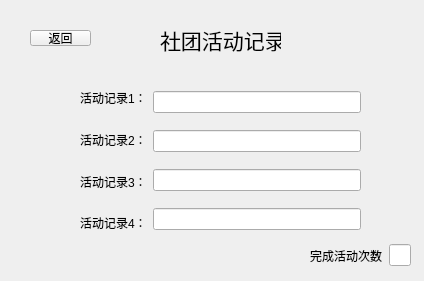
<?xml version="1.0" encoding="UTF-8"?>
<ui version="4.0">
 <class>StuActiRec</class>
 <widget class="QWidget" name="StuActiRec">
  <property name="geometry">
   <rect>
    <x>0</x>
    <y>0</y>
    <width>424</width>
    <height>281</height>
   </rect>
  </property>
  <property name="windowTitle">
   <string>Form</string>
  </property>
  <widget class="QLabel" name="mainlabel">
   <property name="geometry">
    <rect>
     <x>160</x>
     <y>20</y>
     <width>121</width>
     <height>41</height>
    </rect>
   </property>
   <property name="text">
    <string>&lt;html&gt;&lt;head/&gt;&lt;body&gt;&lt;p align=&quot;center&quot;&gt;&lt;span style=&quot; font-size:16pt;&quot;&gt;社团活动记录&lt;/span&gt;&lt;/p&gt;&lt;/body&gt;&lt;/html&gt;</string>
   </property>
  </widget>
  <widget class="QPushButton" name="exitButton">
   <property name="geometry">
    <rect>
     <x>30</x>
     <y>30</y>
     <width>61</width>
     <height>16</height>
    </rect>
   </property>
   <property name="text">
    <string>返回</string>
   </property>
  </widget>
  <widget class="QWidget" name="layoutWidget">
   <property name="geometry">
    <rect>
     <x>80</x>
     <y>80</y>
     <width>281</width>
     <height>161</height>
    </rect>
   </property>
   <layout class="QHBoxLayout" name="horizontalLayout">
    <item>
     <layout class="QVBoxLayout" name="verticalLayout">
      <item>
       <widget class="QLabel" name="recLabel1">
        <property name="text">
         <string>活动记录1：</string>
        </property>
       </widget>
      </item>
      <item>
       <widget class="QLabel" name="recLabel2">
        <property name="text">
         <string>活动记录2：</string>
        </property>
       </widget>
      </item>
      <item>
       <widget class="QLabel" name="recLabel3">
        <property name="text">
         <string>活动记录3：</string>
        </property>
       </widget>
      </item>
      <item>
       <widget class="QLabel" name="recLabel4">
        <property name="text">
         <string>活动记录4：</string>
        </property>
       </widget>
      </item>
     </layout>
    </item>
    <item>
     <layout class="QVBoxLayout" name="verticalLayout_2">
      <item>
       <widget class="QLineEdit" name="recLineEdit1">
        <property name="readOnly">
         <bool>true</bool>
        </property>
       </widget>
      </item>
      <item>
       <widget class="QLineEdit" name="recLineEdit2">
        <property name="readOnly">
         <bool>true</bool>
        </property>
       </widget>
      </item>
      <item>
       <widget class="QLineEdit" name="recLineEdit3">
        <property name="readOnly">
         <bool>true</bool>
        </property>
       </widget>
      </item>
      <item>
       <widget class="QLineEdit" name="recLineEdit4">
        <property name="readOnly">
         <bool>true</bool>
        </property>
       </widget>
      </item>
     </layout>
    </item>
   </layout>
  </widget>
  <widget class="QWidget" name="layoutWidget">
   <property name="geometry">
    <rect>
     <x>310</x>
     <y>240</y>
     <width>101</width>
     <height>31</height>
    </rect>
   </property>
   <layout class="QHBoxLayout" name="horizontalLayout_2">
    <item>
     <widget class="QLabel" name="finishlabel">
      <property name="text">
       <string>完成活动次数：</string>
      </property>
     </widget>
    </item>
    <item>
     <widget class="QLineEdit" name="finishLineEdit">
      <property name="readOnly">
       <bool>true</bool>
      </property>
     </widget>
    </item>
   </layout>
  </widget>
 </widget>
 <resources/>
 <connections/>
</ui>
